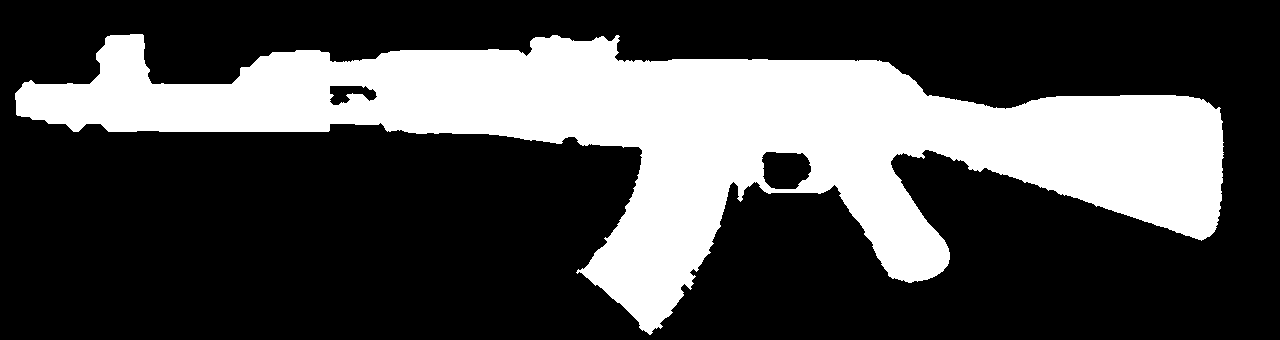
#> input picture tools/silhouettes/ak47.png, 1280 x 340 px, given in place of 1.webp, which was not available
$ python silhouette.py silhouettes
#> lines starting #> are read from the running program, lines starting #| are printed output that depends on the picture; after the words box and inside, x2 and y2 are one past the last pixel; in counts of white or black regions, pixels touching at a corner belong together; pictures that were not available may be replaced by others from this repository, and a replacement may not be noted
"""Extract side silhouettes from reference photos (run once, needs the photos).

    python3 tools/silhouette.py /path/to/photos

Writes tools/silhouettes/<gun>.png: a black/white mask in a normalised frame
(muzzle pointing left, bore horizontal), and <gun>_mat.png: the same frame
with the furniture (wood / polymer, found by colour) marked 255.  Only the silhouette is kept; the
photos themselves are not stored in the repository.
"""

import json
import os
import sys

import cv2
import numpy as np
from PIL import Image
from scipy import ndimage as ndi

HERE = os.path.dirname(os.path.abspath(__file__))
OUT = os.path.join(HERE, "silhouettes")

# photo, crop box, grabcut rect (inside crop), flip (muzzle right in photo),
# rotation (deg, to level the bore), threshold-mask fallback
GUNS = {
    "deagle": dict(photo="1.webp", crop=(0, 0, 1024, 548), rect=(8, 15, 1005, 530)),
    "ak47": dict(photo="2.webp", crop=(0, 60, 1280, 400), rect=(15, 25, 1240, 330), threshold=30,
                 gc_xmax=330, furniture="wood"),
    "mp5": dict(photo="5.png", crop=(0, 0, 600, 272), rect=(15, 20, 585, 250), flip=True),
    "m870": dict(photo="6.webp", crop=(0, 330, 2000, 1000), rect=(0, 50, 1960, 500), level=(60, 760),
                 furniture="wood"),
    "awm": dict(photo="7.png", crop=(0, 0, 1177, 330), alpha=True, furniture="green"),
    "m1911": dict(photo="8.webp", crop=(0, 0, 1024, 768), threshold=26, flip=True, furniture="wood",
                  level=(560, 900)),
    "m9a4": dict(photo="9.png", crop=(0, 0, 700, 700), alpha=True, level=(250, 470), flip=True),
    "p320": dict(photo="10.webp", crop=(0, 0, 1024, 758), threshold=26, furniture="wood"),
    "mk23": dict(photo="11.jpg", crop=(0, 0, 700, 425), threshold=26, furniture="wood"),
    "rhino": dict(photo="12.webp", crop=(0, 0, 1024, 666), threshold=14, rect=(5, 20, 1015, 660), flip=True),
}


def largest(m):
    lab, n = ndi.label(m)
    if not n:
        return m
    sizes = ndi.sum(m, lab, range(1, n + 1))
    return lab == (np.argmax(sizes) + 1)


def grabcut(rgb, rect):
    mask = np.zeros(rgb.shape[:2], np.uint8)
    bgd = np.zeros((1, 65), np.float64)
    fgd = np.zeros((1, 65), np.float64)
    cv2.grabCut(np.ascontiguousarray(rgb[..., ::-1]), mask, rect, bgd, fgd, 8, cv2.GC_INIT_WITH_RECT)
    return (mask == cv2.GC_FGD) | (mask == cv2.GC_PR_FGD)


def threshold(rgb, thr):
    border = np.concatenate([rgb[0], rgb[-1], rgb[:, 0], rgb[:, -1]]).astype(np.float32)
    bg = np.median(border, axis=0)
    return np.sqrt(((rgb.astype(np.float32) - bg) ** 2).sum(-1)) > thr


def furniture(rgb, kind):
    """Wood (orange-brown) or olive/green polymer pixels, cleaned up."""
    hsv = cv2.cvtColor(rgb, cv2.COLOR_RGB2HSV).astype(int)
    h, s, v = hsv[..., 0], hsv[..., 1], hsv[..., 2]
    if kind == "wood":
        f = (h <= 22) & (s > 90) & (v > 45)
    else:
        f = (h >= 20) & (h <= 60) & (s > 45) & (v > 50)
    f = ndi.binary_closing(f, iterations=4)
    f = ndi.binary_opening(f, iterations=2)
    f = ndi.binary_fill_holes(f) | f
    lab, n = ndi.label(f)
    if n:
        sizes = ndi.sum(f, lab, range(1, n + 1))
        keep = [i + 1 for i, sz in enumerate(sizes) if sz > f.size * 0.004]
        f = np.isin(lab, keep)
    return f


def transform(m, rot, flip):
    if rot:
        h, w = m.shape
        r = cv2.getRotationMatrix2D((w / 2, h / 2), rot, 1.0)
        m = cv2.warpAffine(m.astype(np.uint8) * 255, r, (w, h), flags=cv2.INTER_LINEAR) > 127
    if flip:
        m = m[:, ::-1]
    return m


def main(photo_dir):
#> called with photo_dir = 'silhouettes'
    os.makedirs(OUT, exist_ok=True)
    meta = {}
    only = sys.argv[2:]
    if os.path.exists(os.path.join(OUT, "sources.json")):
        meta.update(json.load(open(os.path.join(OUT, "sources.json"))))
    for name, c in GUNS.items():
        if only and name not in only:
            continue
        im = np.array(Image.open(os.path.join(photo_dir, c["photo"])).convert("RGBA"))
        x0, y0, x1, y1 = c["crop"]
        im = im[y0:y1, x0:x1]
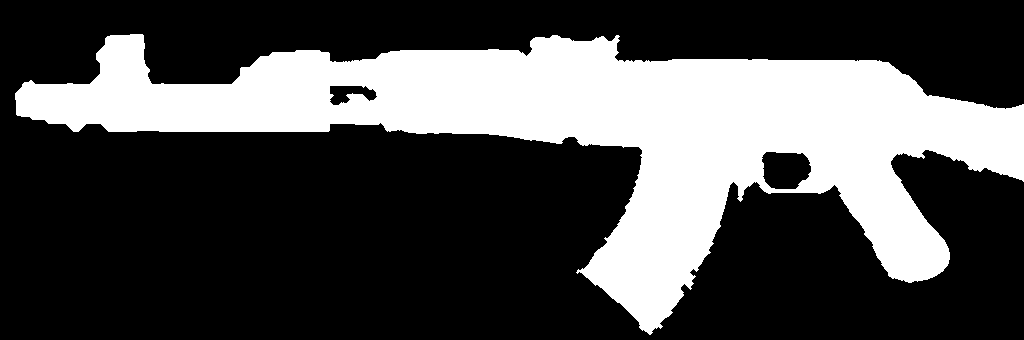
#> im: shape (340, 1024, 4); mean R, G, B, A 76.6, 76.6, 76.6, 255
        rgb = np.ascontiguousarray(im[..., :3])
#> rgb: shape (340, 1024, 3); 30% white; 1 white region, box (x1, y1, x2, y2) and area: (15, 34, 1024, 335) 104544
        if c.get("alpha"):
            m = im[..., 3] > 100
        elif c.get("threshold"):
            m = threshold(rgb, c["threshold"])
            m = ndi.binary_closing(m, iterations=3)
            if c.get("rect"):   # grabcut where the threshold is weak (x < gc_xmax)
                m |= grabcut(rgb, c["rect"]) & (np.arange(m.shape[1]) < c.get("gc_xmax", 10 ** 6))[None, :]
        else:
            m = grabcut(rgb, c["rect"])
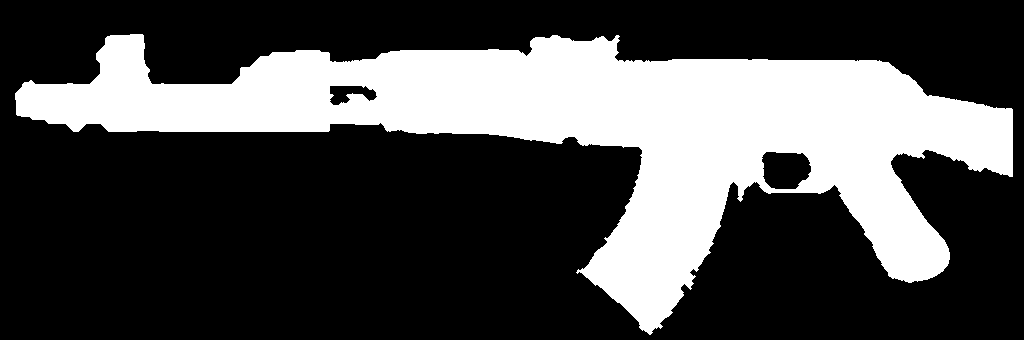
#> m: shape (340, 1024) bool; 29.8% white; 1 white region, box (x1, y1, x2, y2) and area: (15, 34, 1013, 335) 103730
        m = ndi.binary_opening(m, iterations=1)
#> m: shape (340, 1024) bool; 29.8% white; 1 white region, box (x1, y1, x2, y2) and area: (15, 34, 1013, 335) 103729
        m = largest(m)
#> in largest, `lab, n = ndi.label(m)`: n = 1
#> in largest, `sizes = ndi.sum(m, lab, range(1, n + 1))`: sizes = [103729]
        # fill small holes (specks, markings) but keep real openings
        holes = ndi.binary_fill_holes(m) & ~m
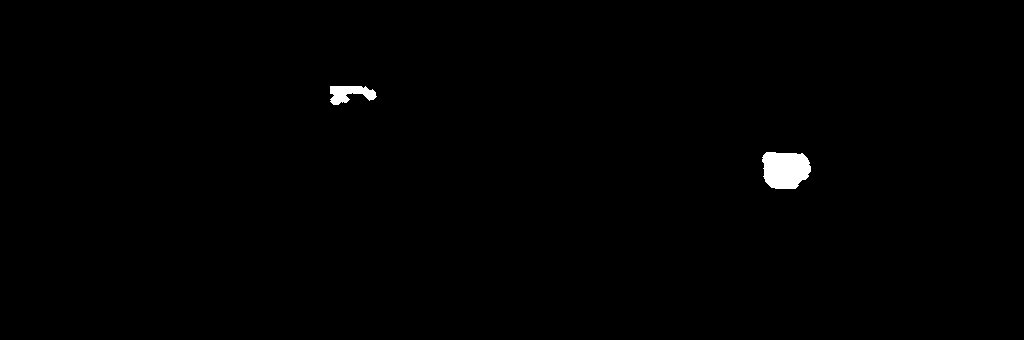
#> holes: shape (340, 1024) bool; 0.59% white; 2 white regions, box (x1, y1, x2, y2) and area: (762, 152, 811, 189) 1494, (330, 86, 377, 105) 547
        lab, n = ndi.label(holes)
#> lab: shape (340, 1024) int32; 3 distinct labels, from 0 to 2
#> n = 2
        if n:
            sizes = ndi.sum(holes, lab, range(1, n + 1))
#> sizes = [547, 1494]
            for i, sz in enumerate(sizes):
                if sz < m.sum() * 0.004:
                    m |= lab == (i + 1)
#> this loop made 2 passes
#> sz on passes 1 to 2: 547, 1494
        if c.get("level"):
            # level the bore: fit the top edge of the barrel and rotate it flat
            xa, xb = c["level"]
            xs = np.arange(xa, xb, 5)
            ys = np.array([np.argmax(m[:, x]) for x in xs])
            slope = np.polyfit(xs, ys, 1)[0]
            ang = np.degrees(np.arctan(slope))
            h, w = m.shape
            rot = cv2.getRotationMatrix2D((w / 2, h / 2), ang, 1.0)
            m = cv2.warpAffine(m.astype(np.uint8) * 255, rot, (w, h), flags=cv2.INTER_LINEAR) > 127
            c["applied_rotation"] = float(ang)
            print("  levelled by", round(float(ang), 2), "deg")
        if c.get("flip"):
            m = m[:, ::-1]
        if c.get("furniture"):
            f = transform(furniture(rgb, c["furniture"]), c.get("applied_rotation", 0.0), c.get("flip"))
            Image.fromarray((f * 255).astype(np.uint8)).save(os.path.join(OUT, name + "_mat.png"))
        Image.fromarray((m * 255).astype(np.uint8)).save(os.path.join(OUT, name + ".png"))
        meta[name] = {"photo": c["photo"], "crop": c["crop"], "flip": bool(c.get("flip")),
                      "rotation": c.get("applied_rotation", 0.0)}
        print(name, m.shape, round(float(m.mean()), 3))
#| deagle (340, 1024) 0.298
#> pass 2 of the loop in main, `for name, c in GUNS.items():`:
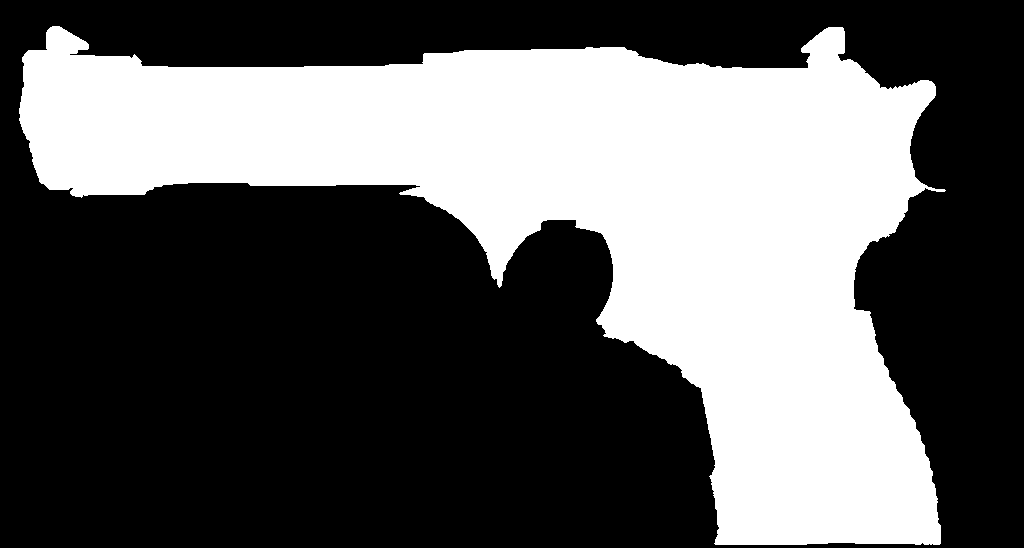
#> input picture tools/silhouettes/deagle.png, 1024 x 548 px, given in place of 2.webp, which was not available
#> rgb: shape (340, 1024, 3); 49.5% white; 1 white region, box (x1, y1, x2, y2) and area: (19, 0, 946, 340) 172233
#> border = 2728 rows, first 8: [0, 0, 0], [0, 0, 0], [0, 0, 0], [0, 0, 0], [0, 0, 0], [0, 0, 0], [0, 0, 0], [0, 0, 0]
#> bg = [0, 0, 0]
#> in main, `m |= grabcut(rgb, c["rect"]) & (np.arange(m.shape[1]) < c.get("gc_xmax..`:
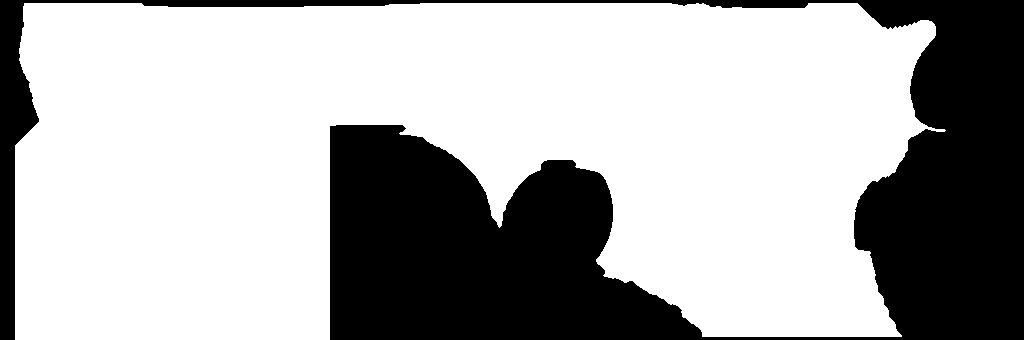
#> m: shape (340, 1024) bool; 68.1% white; 1 black region, box (x1, y1, x2, y2) and area: (0, 0, 1024, 340) 110987
#> holes: shape (340, 1024) bool; every value is 0
#> in main, `lab, n = ndi.label(holes)`: n = 0
#> in furniture, `hsv = cv2.cvtColor(rgb, cv2.COLOR_RGB2HSV).astype(int)`:
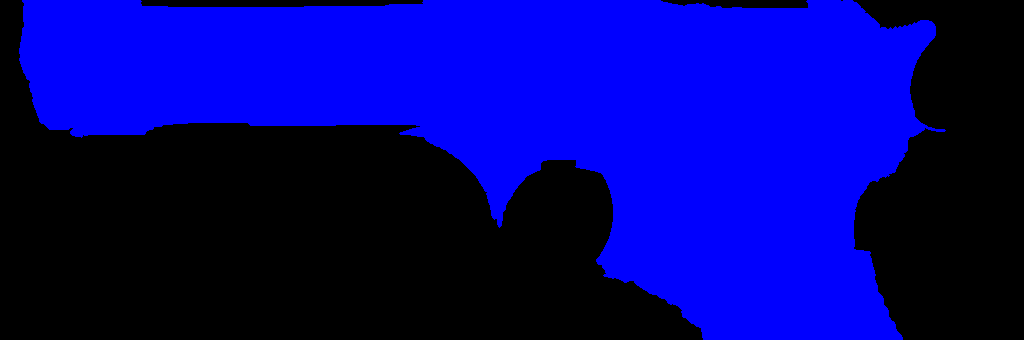
#> hsv: shape (340, 1024, 3) int64; mean R, G, B 0, 0, 126.1
#> h: shape (340, 1024) int64; every value is 0
#| ak47 (340, 1024) 0.681
    with open(os.path.join(OUT, "sources.json"), "w") as fh:
        json.dump(meta, fh, indent=1)


if __name__ == "__main__":
#> (the run stopped early here; a loop or call above may not have finished)
